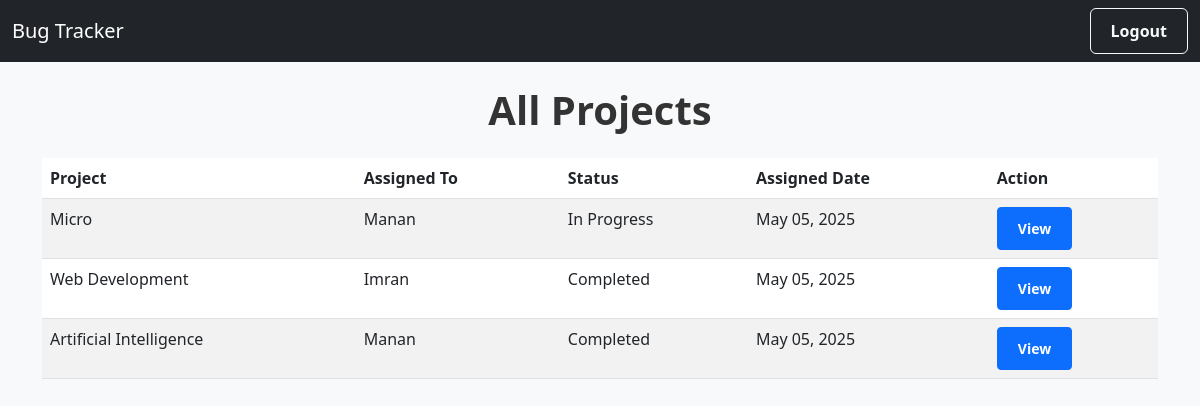
The app's page /tracker/projects/ (signed in) with its own data.
### tracker/models.py (models this page shows, shortened)
class Project(models.Model):
    STATUS_CHOICES = [
        ('open', 'Open'),
        ('in_progress', 'In Progress'),
        ('completed', 'Completed'),
    ]
    name = models.CharField(max_length=200)
    description = models.TextField(blank=True)
    created_by = models.ForeignKey(User, on_delete=models.CASCADE, related_name='created_projects')
    created_at = models.DateTimeField(auto_now_add=True)
    picked_by = models.ForeignKey(User, null=True, blank=True, on_delete=models.SET_NULL, related_name='picked_projects')
    has_issues = models.BooleanField(default=False)
    team = models.ManyToManyField(User, related_name='projects', blank=True)
    status = models.CharField(max_length=20, choices=STATUS_CHOICES, default='open')
    qa_assigned = models.ForeignKey(User, null=True, blank=True, on_delete=models.SET_NULL, related_name='qa_projects')

### tracker/views.py (the view)
# urls.py: path('projects/', views.project_list, name='project_list'),
@login_required
def project_list(request):
    projects = Project.objects.select_related('picked_by')
    return render(request, 'tracker/project_list.html', {'projects': projects})

### tracker/templates/tracker/project_list.html (shortened to what this page needs)
{% extends "tracker/base.html" %}
{% load static %}
{% block content %}
<h1 class="text-center mb-4">All Projects</h1>
<table class="table table-striped">
    <thead>
        <tr>
            <th>Project</th>
            <th>Assigned To</th>
            <th>Status</th>
            <th>Assigned Date</th>
            <th>Action</th>
        </tr>
    </thead>
    <tbody>
        {% for project in projects %}
        <tr>
            <td>{{ project.name }}</td>
            <td>
                {% if project.picked_by %}
                {{ project.picked_by.username }}
                {% else %}
                Not Assigned
                {% endif %}
            </td>
            <td>{{ project.get_status_display }}</td>
            <td>{{ project.created_at|date:"M d, Y" }}</td>
            <td>
                <a href="{% url 'project_detail' project.pk %}" class="btn btn-sm btn-primary">View</a>
            </td>
        </tr>
        {% empty %}
        <tr>
            <td colspan="5" class="text-center text-danger">No projects found.</td>
        </tr>
        {% endfor %}
    </tbody>
</table>
{% endblock %}

### tracker/static/tracker/styles.css (style rules this page uses)
body { background-color: #f8f9fa; }
h1, h2 { color: #333; font-weight: 600; }
.btn { font-weight: 600; padding: 10px 20px; }

### records on screen
Project: name "Micro", picked_by.username "Manan", status "In Progress", created_at "May 05, 2025"
Project: name "Web Development", picked_by.username "Imran", status "Completed", created_at "May 05, 2025"
Project: name "Artificial Intelligence", picked_by.username "Manan", status "Completed", created_at "May 05, 2025"
